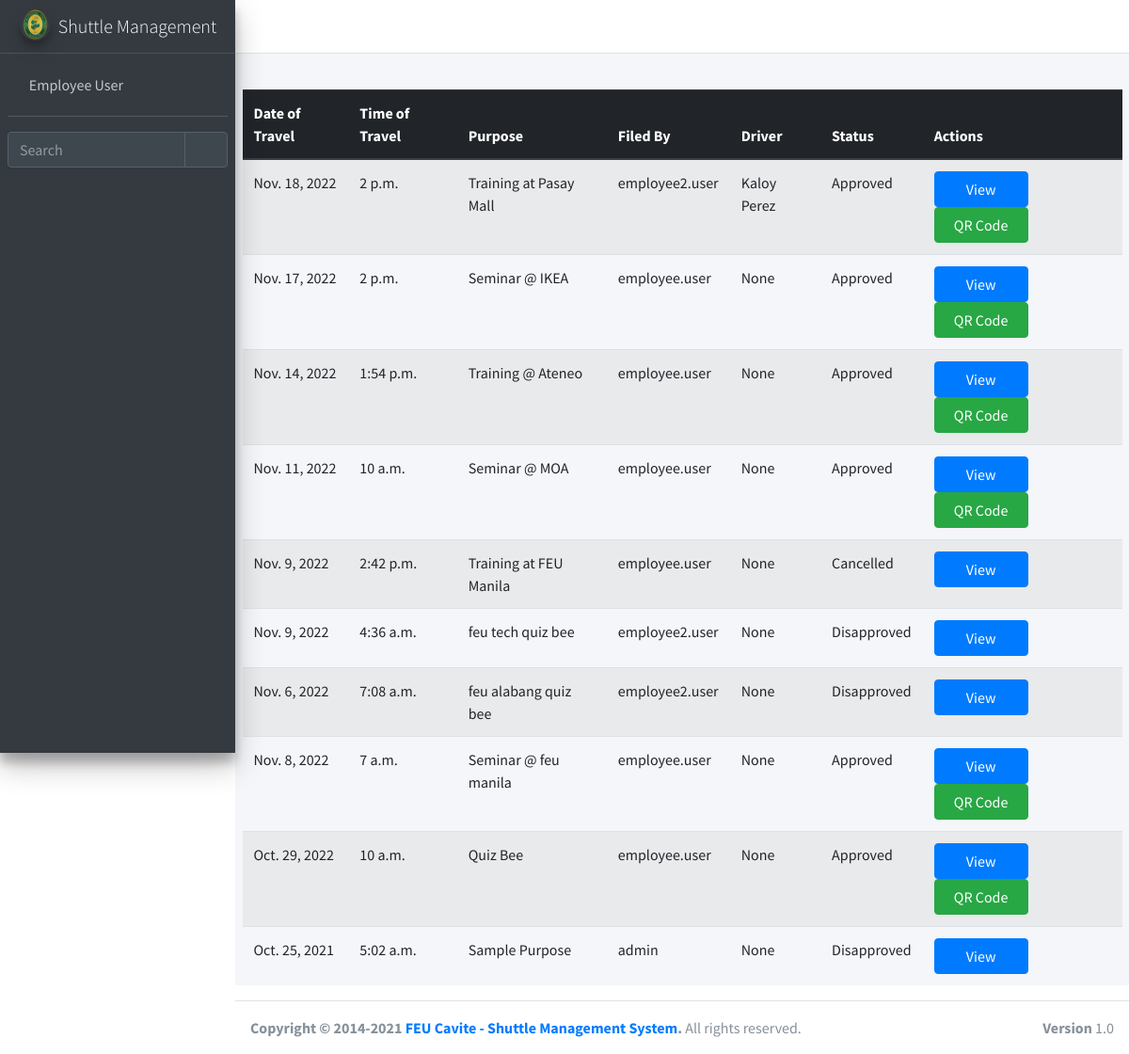
/ticket/fts_ticket/ (signed in), run on the app's committed database.
### ticket/models.py (models this page shows, shortened)
class Tickets(models.Model):
    ticket_id = models.AutoField(primary_key=True)
    start_date = models.DateField(blank=True, null = True)
    start_time = models.TimeField(blank=True, null = True)
    arrival_time = models.TimeField(blank=True, null = True)
    date_filed = models.DateTimeField(blank=True, null = True, auto_now_add=True)
    description = models.CharField(max_length=255, blank=True, null = True)
    destination = models.CharField(max_length=255, blank=True, null = True)
    driver = models.ForeignKey(shuttle_driver, null=True, blank=True, on_delete=models.CASCADE)
    email = models.CharField(max_length=255, blank=True, null = True)
    ticket_status = models.ForeignKey(Ticket_status, null=True, blank=True, on_delete=models.CASCADE)
    cancel_reason = models.CharField(max_length=255, blank=True, null = True)
    qr_code = models.ImageField(upload_to = 'uploads/', blank = True, null = True)
    user = models.ForeignKey(User, null=True, blank=True, on_delete=models.CASCADE)
    approved_by = models.CharField(max_length=255, blank=True, null = True)

class shuttle_driver(models.Model):
    shuttle_driver_id = models.AutoField(primary_key=True)
    driver_name = models.CharField(max_length=255, blank=True, null = True)
    def __str__(self):
        return str(self.driver_name)

class Ticket_status(models.Model):
    ticket_status_id = models.AutoField(primary_key=True)
    ticket_status = models.CharField(max_length=255, blank=True, null = True)
    def __str__(self):
        return str(self.ticket_status)

### ticket/views.py (the view)
# urls.py: path('fts_ticket/', login_required(views.fts_ticket), name='fts_ticket'),
def fts_ticket(request):
	query = {
		'ticket': Tickets.objects.all().order_by('-ticket_id'),
	}
	return render(request, 'ticket/fts_ticket.html', query)

### ticket/templates/ticket/fts_ticket.html (shortened to what this page needs)
{% extends 'ticket/popupbase.html' %}
{% block content %}
{% load crispy_forms_tags %}
{% load static %}
<div class="container-fluid">
	<center>
		<table class="table table-striped">
			<thead class="thead-dark">
				<th>Date of Travel</th>
				<th>Time of Travel</th>
				<th>Purpose</th>
				<th>Filed By</th>
				<th>Driver</th>
				<th>Status</th>
				<th>Actions</th>
			</thead>
			{% for items in ticket %}
			<tr>
				<td>
					{{items.start_date}}
				</td>
				<td>
					{{items.start_time}}
				</td>
				<td>
					{{items.description}}
				</td>
				<td>
					{{items.user}}
				</td>
				<td>
					{{items.driver}}
				</td>
				<td>
					{{items.ticket_status}}
				</td>
				<td>
					<a class="btn btn-primary bt-c" onclick="window.open('/ticket/view_ticket/{{items.ticket_id}}','popupticket','width=950,height=600'); return false;">
                             View
                          </a>
				{% if items.ticket_status_id == 2 %}
						<a href="/media/{{items.qr_code}}" class="btn btn-success bt-c">QR Code</a>
				{% endif %}
				</td>
			</tr>
			{% endfor %}
		</table>
	</center>
</div>
{% endblock content %}

### ticket/templates/ticket/popupbase.html (shortened to what this page needs)
{% load static %}
<!DOCTYPE html>
<html lang="en">
<head>
  <link rel="stylesheet" href="{% static 'basetemp/plugins/fontawesome-free/css/all.min.css' %}">
  <link rel="stylesheet" href="https://code.ionicframework.com/ionicons/2.0.1/css/ionicons.min.css">
  <link rel="stylesheet" href="{% static 'basetemp/plugins/tempusdominus-bootstrap-4/css/tempusdominus-bootstrap-4.min.css' %}">
  <link rel="stylesheet" href="{% static 'basetemp/plugins/icheck-bootstrap/icheck-bootstrap.min.css' %}">
  <link rel="stylesheet" href="{% static 'basetemp/plugins/jqvmap/jqvmap.min.css' %}">
  <link rel="stylesheet" href="{% static 'basetemp/dist/css/adminlte.min.css' %}">
  <link rel="stylesheet" href="{% static 'basetemp/plugins/overlayScrollbars/css/OverlayScrollbars.min.css' %}">
  <link rel="stylesheet" href="{% static 'basetemp/plugins/daterangepicker/daterangepicker.css' %}">
  <link rel="stylesheet" href="{% static 'basetemp/plugins/summernote/summernote-bs4.min.css' %}">
</head>
<body class="hold-transition sidebar-mini layout-fixed">
<div class="wrapper">
  <nav class="main-header navbar navbar-expand navbar-white navbar-light">
    <ul class="navbar-nav">
      <li class="nav-item">
        <a class="nav-link" data-widget="pushmenu" href="#" role="button"><i class="fas fa-bars"></i></a>
      </li>
      <li class="nav-item d-none d-sm-inline-block">
        <a href="#" class="nav-link"></a>
      </li>
    </ul>
    <ul class="navbar-nav ml-auto">
      <li class="nav-item">
        <a class="nav-link" data-widget="fullscreen" href="#" role="button">
          <i class="fas fa-expand-arrows-alt"></i>
        </a>
      </li>
    </ul>
  </nav>
  <aside class="main-sidebar sidebar-dark-primary elevation-4">
    <a href="/" class="brand-link">
      <img src="{% static 'shuttle/feulogo.png' %}" alt="AdminLTE Logo" class="brand-image img-circle elevation-3" style="opacity: .8">
      <span class="brand-text font-weight-light">Shuttle Management</span>
    </a>
    <div class="sidebar">
      <div class="user-panel mt-3 pb-3 mb-3 d-flex">
        <div class="image">
        </div>
        <div class="info">
          <a href="#" class="d-block">{{user.get_full_name}}</a>
        </div>
      </div>
      <div class="form-inline">
        <div class="input-group" data-widget="sidebar-search">
          <input class="form-control form-control-sidebar" type="search" placeholder="Search" aria-label="Search">
          <div class="input-group-append">
            <button class="btn btn-sidebar">
              <i class="fas fa-search fa-fw"></i>
            </button>
          </div>
        </div>
      </div>
    </div>
  </aside>
  <div class="content-wrapper">
    <div class="content-header">
    </div>
    {% block content %}
    {% endblock content %}
  </div>
  <footer class="main-footer">
    <strong>Copyright &copy; 2014-2021 <a href="#">FEU Cavite - Shuttle Management System</a>.</strong>
    All rights reserved.
    <div class="float-right d-none d-sm-inline-block">
      <b>Version</b> 1.0
    </div>
  </footer>
</div>
</body>
</html>

### ticket/templates/ticket/fts_ticket.html (style rules this page uses)
.bt-c { width: 100px; }

### data on the page
Tickets: start_date "Nov. 18, 2022", start_time "2 p.m.", description "Training at Pasay Mall", user "employee2.user", driver "Kaloy Perez", ticket_status "Approved"
Tickets: start_date "Nov. 17, 2022", start_time "2 p.m.", description "Seminar @ IKEA", user "employee.user", driver "None", ticket_status "Approved", {{ items.ticket_id }} 9 (drawn)
Tickets: start_date "Nov. 14, 2022", start_time "1:54 p.m.", description "Training @ Ateneo", user "employee.user", driver "None", ticket_status "Approved"
Tickets: start_date "Nov. 11, 2022", start_time "10 a.m.", description "Seminar @ MOA", user "employee.user", driver "None", ticket_status "Approved"
Tickets: start_date "Nov. 9, 2022", start_time "2:42 p.m.", description "Training at FEU Manila", user "employee.user", driver "None", ticket_status "Cancelled", {{ items.ticket_id }} 6 (drawn)
Tickets: start_date "Nov. 9, 2022", start_time "4:36 a.m.", description "feu tech quiz bee", user "employee2.user", driver "None", ticket_status "Disapproved"
Tickets: start_date "Nov. 6, 2022", start_time "7:08 a.m.", description "feu alabang quiz bee", user "employee2.user", driver "None", ticket_status "Disapproved"
Tickets: start_date "Nov. 8, 2022", start_time "7 a.m.", description "Seminar @ feu manila", user "employee.user", driver "None", ticket_status "Approved"
Tickets: start_date "Oct. 29, 2022", start_time "10 a.m.", description "Quiz Bee", user "employee.user", driver "None", ticket_status "Approved"
Tickets: start_date "Oct. 25, 2021", start_time "5:02 a.m.", description "Sample Purpose", user "admin", driver "None", ticket_status "Disapproved"

### other printed values
{{ user.get_full_name }} "Employee User"
